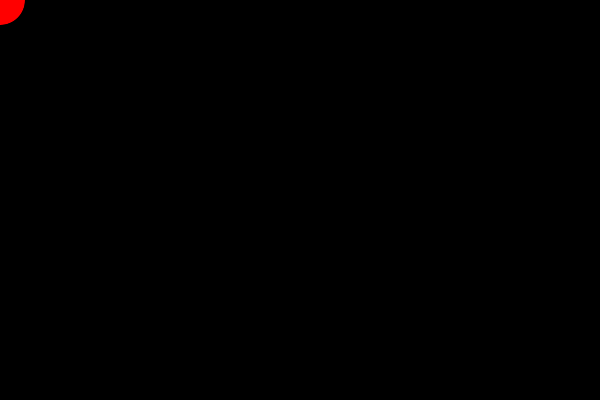
Frame 1 (no input)
Frame 60 (the mouse pressed at the canvas centre just before this capture): identical to frame 1, image omitted
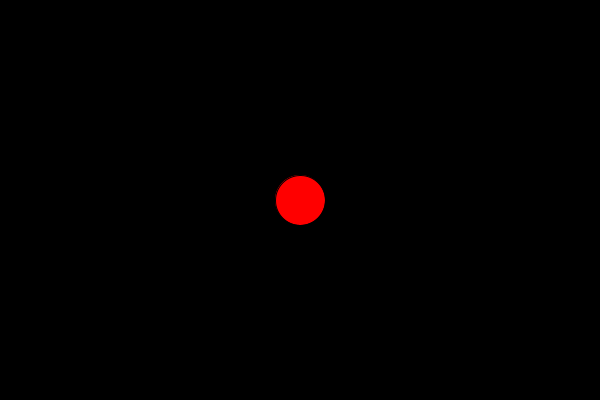
Frame 120 (the mouse held since frame 60 and released just before this capture)

The Processing sketch that drew these frames (run headless with seeded random() and noise(); from frame 60 on, the mouse is pressed at the canvas centre):

// Processing sketch: sketch_04_ex_buffering
// ── sketch_04_ex_buffering.pde
PGraphics buffer;

void setup() {
  size(600, 400);
  buffer = createGraphics(width, height);
}

void draw() {
  buffer.beginDraw();
  
  buffer.background(0);
  buffer.fill(255, 0, 0);
  buffer.ellipse(mouseX, mouseY, 50, 50);
  
  buffer.endDraw();
  
  image(buffer, 0, 0); // mostrar el back buffer en pantalla
}

/*

1. Creación del buffer
  - buffer = createGraphics(width, height);
    Aquí defino un lienzo oculto (back buffer) del mismo tamaño que la ventana principal.
2. Dibujo en el buffer
  - Dentro de buffer.beginDraw() y buffer.endDraw() dibujo todo lo que quiero (en este caso, un fondo negro y un círculo rojo en la posición del mouse).
    Esto asegura que el dibujo se haga fuera de la pantalla.
3. Presentación en pantalla
  - image(buffer, 0, 0);
    Copio el contenido del back buffer a la ventana principal (front buffer) en un solo paso.
    
    ---
    
    Demuestro:
    
    ♦ El concepto de double buffering: en lugar de dibujar directamente en la pantalla, se dibuja en un buffer oculto y luego se muestra completo
    ♦ Evita parpadeos: el usuario nunca ve el proceso de renderizado parcial.
    ♦ Control adicional: puedes aplicar efectos, composiciones o reutilizar el buffer en diferentes formas antes de mostrarlo.

    En el ejemplo, cada frame se dibuja un círculo rojo en la posición del mouse sobre un fondo negro, pero todo ocurre primero en el buffer. 
    Solo al final se copia la imagen completa a la pantalla, mostrando el resultado final sin transiciones intermedias

*/
